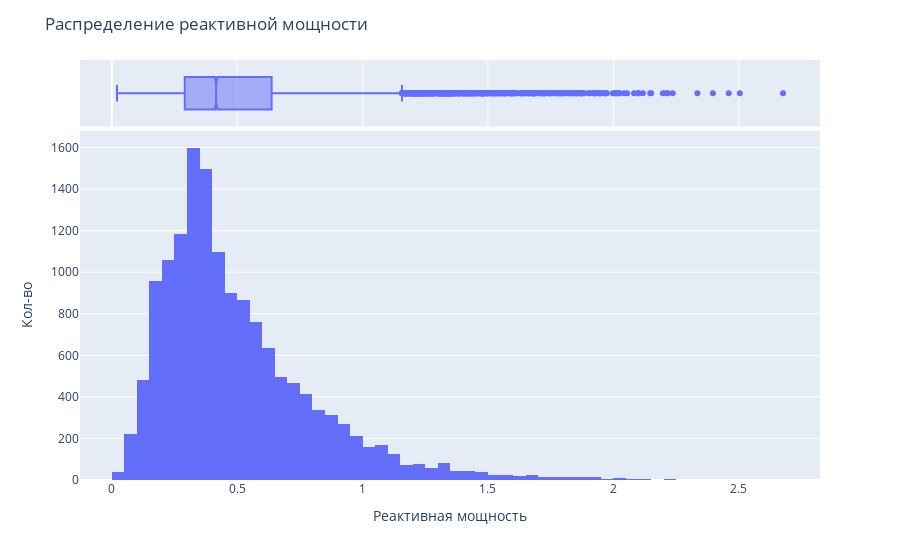

The cell this chart's notebook holds for it:
### Code cell
fig = px.histogram(
    data_arc[data_arc["Реактивная мощность"] >= 0],
    x="Реактивная мощность",
    marginal="box",
    nbins=len(np.histogram_bin_edges(data_arc[data_arc["Реактивная мощность"] >= 0]["Реактивная мощность"], bins="fd")),
)
fig.update_layout(
    title="Распределение реактивной мощности",
    xaxis_title="Реактивная мощность",
    yaxis_title="Кол-во",
    showlegend=False
)
fig.show()

### Figure 1 — Plotly figure (JSON) as saved in the notebook; plotly's stock layout.template omitted (floating-point values rounded to 4 significant figures; data arrays with more than 128 entries replaced by an {"elided": "..."} marker saying what was removed)
{"data": [{"alignmentgroup": "True", "bingroup": "x", "hovertemplate": "Реактивная мощность=%{x}<br>count=%{y}<extra></extra>", "legendgroup": "", "marker": {"color": "#636efa", "pattern": {"shape": ""}}, "name": "", "nbinsx": 96, "offsetgroup": "", "orientation": "v", "showlegend": false, "type": "histogram", "x": {"elided": "14875 float values"}, "xaxis": "x", "yaxis": "y"}, {"alignmentgroup": "True", "hovertemplate": "Реактивная мощность=%{x}<extra></extra>", "legendgroup": "", "marker": {"color": "#636efa"}, "name": "", "notched": true, "offsetgroup": "", "showlegend": false, "type": "box", "x": {"elided": "14875 float values"}, "xaxis": "x2", "yaxis": "y2"}], "layout": {"barmode": "relative", "legend": {"tracegroupgap": 0}, "margin": {"t": 60}, "showlegend": false, "title": {"text": "Распределение реактивной мощности"}, "xaxis": {"anchor": "y", "domain": [0, 1], "title": {"text": "Реактивная мощность"}}, "xaxis2": {"anchor": "y2", "domain": [0, 1], "matches": "x", "showgrid": true, "showticklabels": false}, "yaxis": {"anchor": "x", "domain": [0, 0.8316], "title": {"text": "Кол-во"}}, "yaxis2": {"anchor": "x2", "domain": [0.8416, 1], "matches": "y2", "showgrid": false, "showline": false, "showticklabels": false, "ticks": ""}}}
